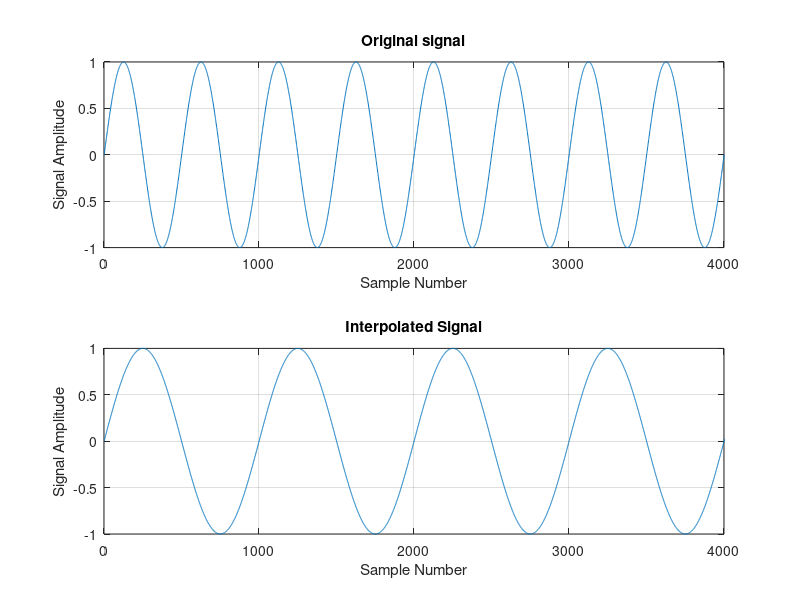

The MATLAB source for this figure:
n=-2:1/1000:2;
x1=sin(2*pi*2*n);
x2=interp(x1,2);
subplot(2,1,1);
plot(x1);
title('Original signal');
xlabel('Sample Number');
ylabel('Signal Amplitude');
axis([0 4000 -1 1]);
grid;
subplot(2,1,2);
plot(x2);
title('Interpolated Signal');
xlabel('Sample Number');
ylabel('Signal Amplitude');
axis([0 4000 -1 1]);
grid;
